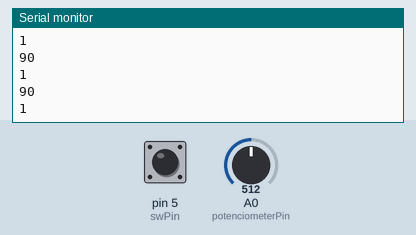
Bench run of a sketch on a simulated Arduino Uno, built with avr-gcc and run on an emulated ATmega328P. On the bench: the last lines printed to the serial monitor. The test bench sets the inputs (shaded band); at power-on: A0 (potenciometerPin) = 512, pin 5 (swPin) HIGH.

Above: at 1.2 s.
1.3 s: A0 (potenciometerPin) set to 716
At 1.41 s:
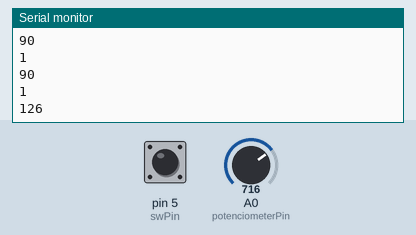
2.8 s: pin 5 (swPin) pulled LOW for 0.15 s
At 2.92 s:
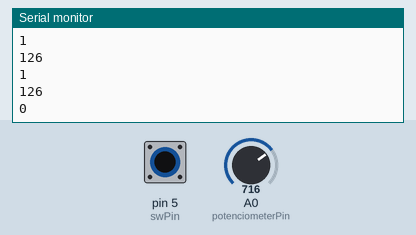
4.4 s: A0 (potenciometerPin) set to 900
At 4.43 s:
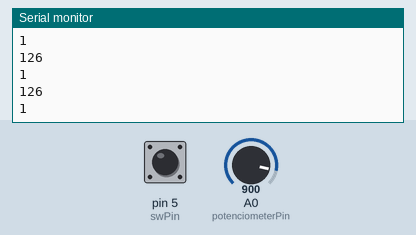
Timing chart, 0 to 7.4 s (numbered marks = the images above; inputs shaded):
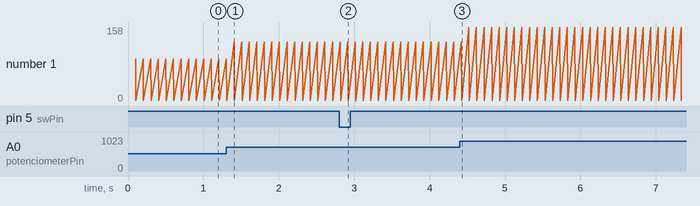

The sketch:

ManualPincer.ino
```cpp
int swPin = 5, potenciometerPin = A0;
int potenciometerVal = 0;
int swCurrentVal = 0, swLastVal = 0;

void setup()
{
    pinMode(swPin, INPUT);
    Serial.begin(9600);
    digitalWrite(swPin, HIGH);
}

void loop(){
    potenciometerVal = map(analogRead(potenciometerPin), 0, 1023, 1, 180);
    swCurrentVal = map(digitalRead(swPin), HIGH, LOW, 1, 0);
    delay(100);
    Serial.println(potenciometerVal);
    Serial.println(swCurrentVal);
}
```

Measured:
- after the input at 1.3 s, the serial monitor: prints a new line after 0.11 s (image 1)
- after the input at 2.8 s, the serial monitor: prints a new line after 0.12 s (image 2)
